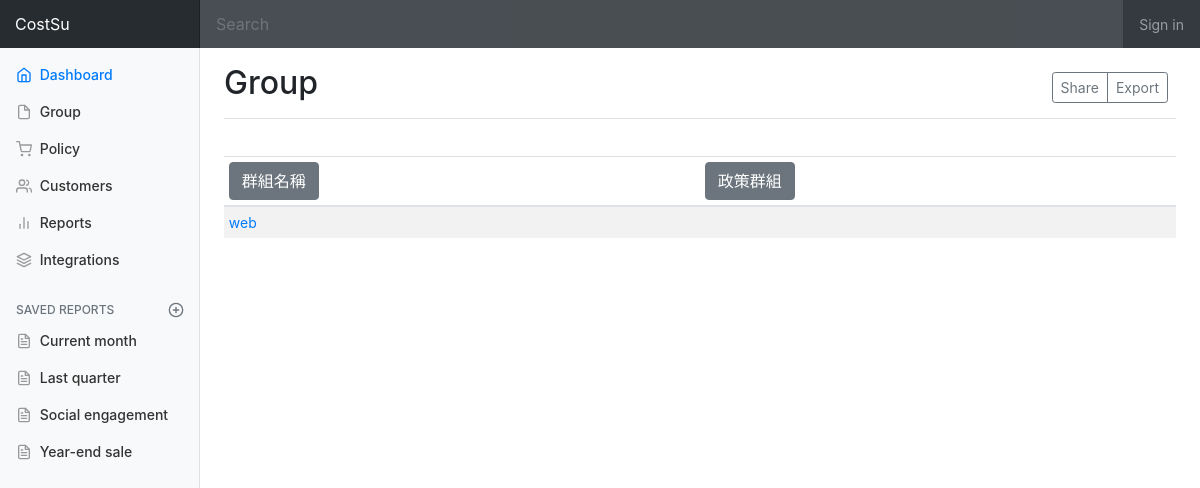
/logserver/group/, run on an earlier commit of the app's database.
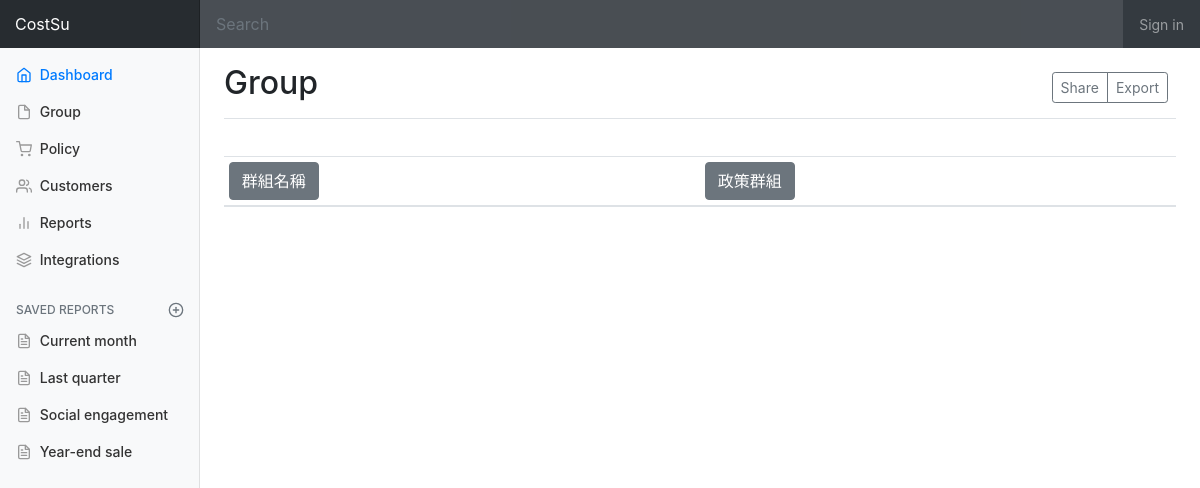
And on a later commit of the database.
### logserver/models.py (models this page shows, shortened)
class MachineGroup(models.Model):
    id = models.AutoField(primary_key=True)
    name = models.CharField(max_length=40, unique=True, verbose_name="群組名稱")
    policy = models.ForeignKey("Policy",
                               blank=True,
                               null=True,
                               verbose_name=("群組策略"),
                               related_name="machinegroups",
                               on_delete=models.SET_NULL)

### logserver/views.py (the view)
# urls.py: path("group/", views.group, name='group'),
def group(request):
    groups = MachineGroup.objects.all()
    return render(request, "logserver/group.html", {'groups': groups})

### logserver/templates/logserver/group.html (shortened to what this page needs)
{% extends 'base1.html' %} {% block content %}
<main role="main" class="col-md-9 ml-sm-auto col-lg-10 px-4">
    <div
        class="d-flex justify-content-between flex-wrap flex-md-nowrap align-items-center pt-3 pb-2 mb-3 border-bottom"
    >
        <h1 class="h2">Group</h1>
        <div class="btn-toolbar mb-2 mb-md-0">
        <div class="btn-group mr-2">
            <button class="btn btn-sm btn-outline-secondary">Share</button>
            <button class="btn btn-sm btn-outline-secondary">Export</button>
        </div>
        </div>
    </div>
    <div class="table-responsive">
        <table class="table table-striped table-sm">
        <thead>
            <tr>
            <div class="btn-group" role="group" aria-label="Basic example">
                <th>
                    <button type="button" class="btn btn-secondary">群組名稱</button>
                </th>
                <th>
                    <button type="button" class="btn btn-secondary">政策群組</button>
                </th>
            </div>
            </tr>
        </thead>
        <tbody>
            {% for group in groups %}
            <tr>
            <td>
                <a href="{% url 'group_content' group.name %}">
                    {{ group.name }}
            </td>
            <td>
            </td>
            </tr>
            {% endfor %}
        </tbody>
    </div>
</main>
{% endblock %}

What changed in the data, as far as the page shows it:
removed MachineGroup: name "web"
